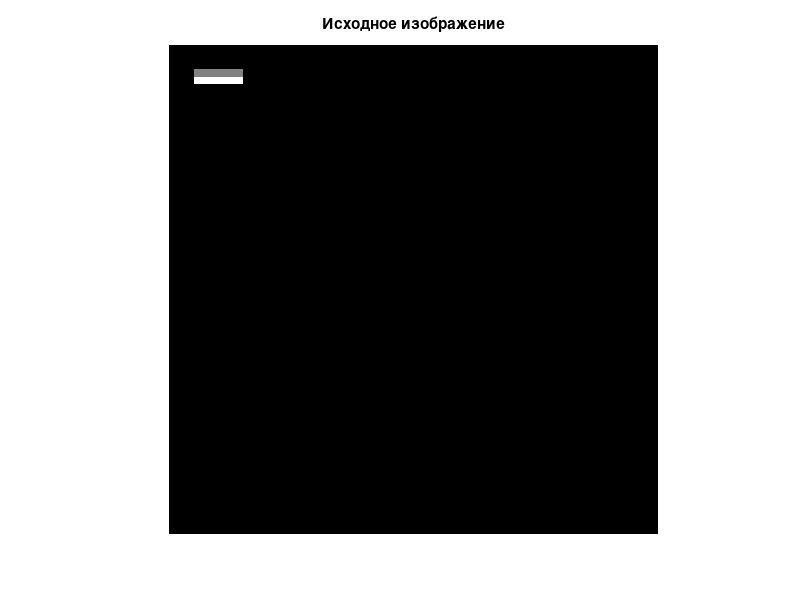
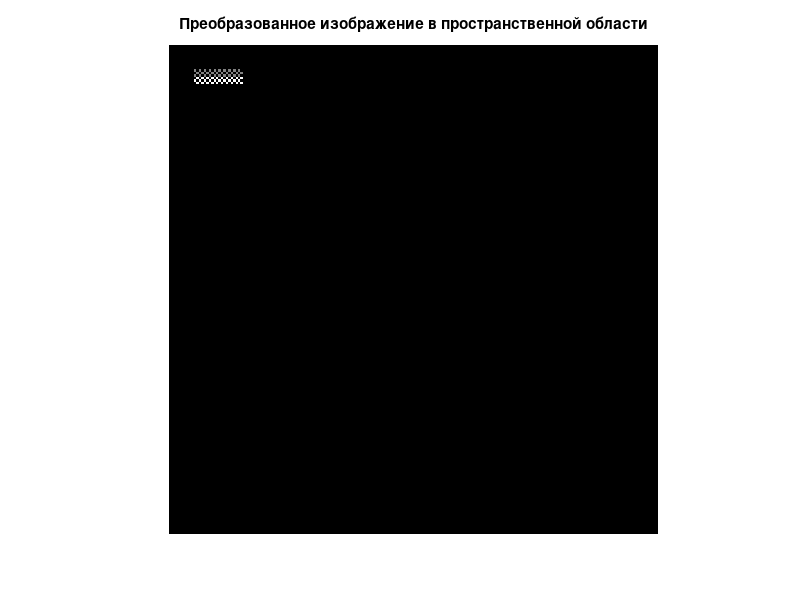
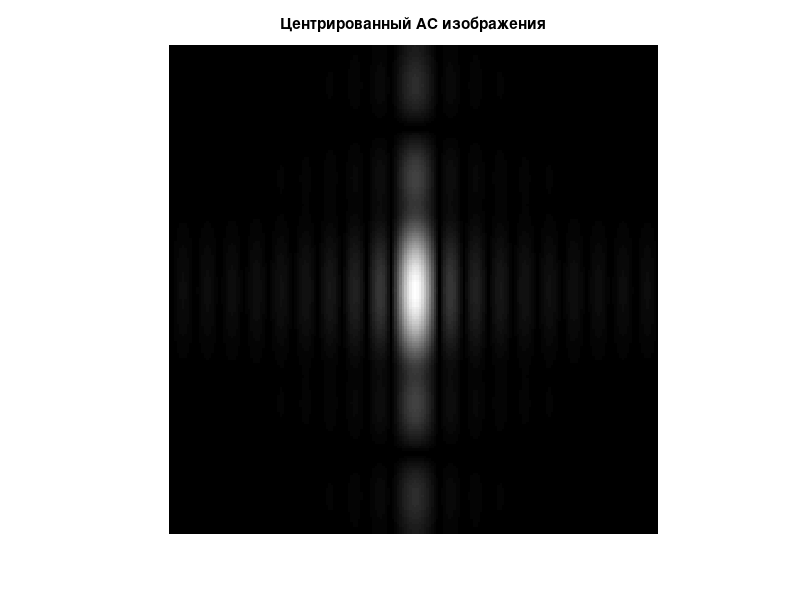
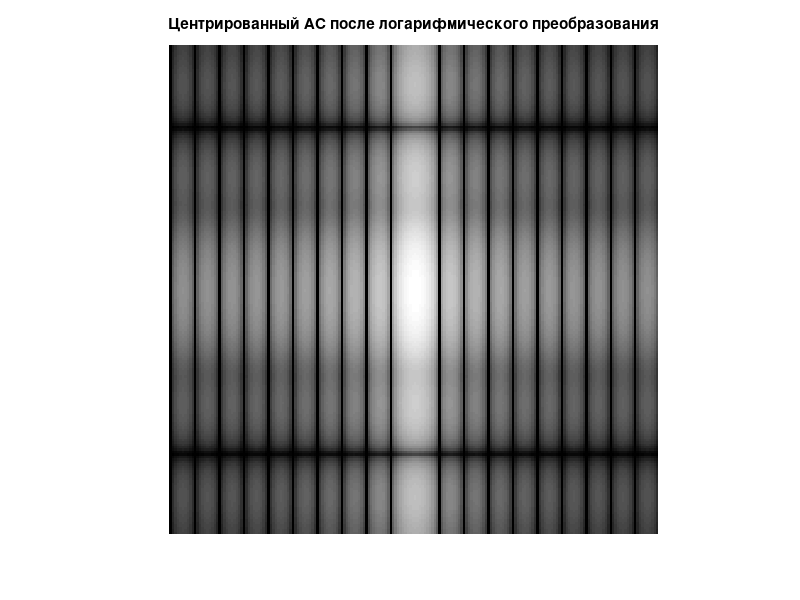

Source code (MATLAB) for these figures, in order: (Note: this script raises an error after producing the figures.)
clc;
close all;
clear all;

% загрузка матрицы изображения
img = load('resources/A5_01_1.mat', '-ascii');

% получение размеров изображения
[imgY, imgX] = size(img);

% ЦЕНТРИРОВАНИЕ СПЕКТРА ПУТЕМ ПРЕОБРАЗОВАНИЯ В ПРОСТРАНСТВЕННОЙ ОБЛАСТИ
% функция центрирования спектра
CH = zeros(imgY, imgX);
for in = 1:imgY
    for im = 1:imgX
        CH(in, im) = (-1)^(in+im);
    end
end

imgShifted_XY = img.*CH;                      % преобразование изображения в пространственной области
imgShiftedAS_XY = abs(fft2(imgShifted_XY));      % вычисление цетрированного АС изображения
imgShiftedASL_XY = log(1 + 10*imgShiftedAS_XY);  % логарифмическое преобразование центрированного АС изображения

% вывод изображений
figure(); imshow(img);                            title('Исходное изображение');
figure(); imshow(imgShifted_XY);                  title('Преобразованное изображение в пространственной области');
figure(); imshow(imgShiftedAS_XY, []);            title('Центрированный АС изображения');
figure(); imshow(imgShiftedASL_XY, []);           title('Центрированный АС после логарифмического преобразования');

% преобразование яркости для правильного сохранения
imgShiftedAS_XY = imgShiftedAS_XY/max(imgShiftedAS_XY(:));
imgShiftedASL_XY = imgShiftedASL_XY/max(imgShiftedASL_XY(:));

% сохранение изображений
imwrite(imgShifted_XY, 'results/lab05_opt01_task02_imgShifted_XY.jpg');
imwrite(imgShiftedAS_XY, 'results/lab05_opt01_task02_imgShiftedAS_XY.jpg');
imwrite(imgShiftedASL_XY, 'results/lab05_opt01_task02_imgShiftedASL_XY.jpg');


% ЦЕНТРИРОВАНИЕ СПЕКТРА ПУТЕМ ПРЕОБРАЗОВАНИЯ В ЧАСТОТНОЙ ОБЛАСТИ
imgShiftedAS_UV = fftshift(fft2(img));              % центрирование АС изображения в частотной области
imgShifted_UV =  real(ifft2(imgShiftedAS_UV));      % построение изображение в пространственной области, 
                                                    %   соответсвующее центрированному АС изображения в частотной области
imgShiftedAS_UV = abs(imgShiftedAS_UV);
imgShiftedASL_UV = log(1 + 10*imgShiftedAS_UV);     % логарифмическое преобразование центрированного АС изображения

% вывод изображений
figure(); imshow(imgShiftedAS_UV, []);       title('Центрированный АС изображения');
figure(); imshow(imgShiftedASL_UV, []);      title('Центрированный АС после логарифмического преобразования');
figure(); imshow(imgShifted_UV);             title('Преобразованное изображение в частотной области');

% преобразование яркости для правильного сохранения
imgShiftedAS_UV = imgShiftedAS_UV/max(imgShiftedAS_UV(:));
imgShiftedASL_UV = imgShiftedASL_UV/max(imgShiftedASL_UV(:));

% сохранение изображений
imwrite(imgShiftedAS_UV, 'results/lab05_opt01_task02_imgShiftedAS_UV.jpg');
imwrite(imgShiftedASL_UV, 'results/lab05_opt01_task02_imgShiftedASL_UV.jpg');
imwrite(imgShifted_UV, 'results/lab05_opt01_task02_imgShifted_UV.jpg');
